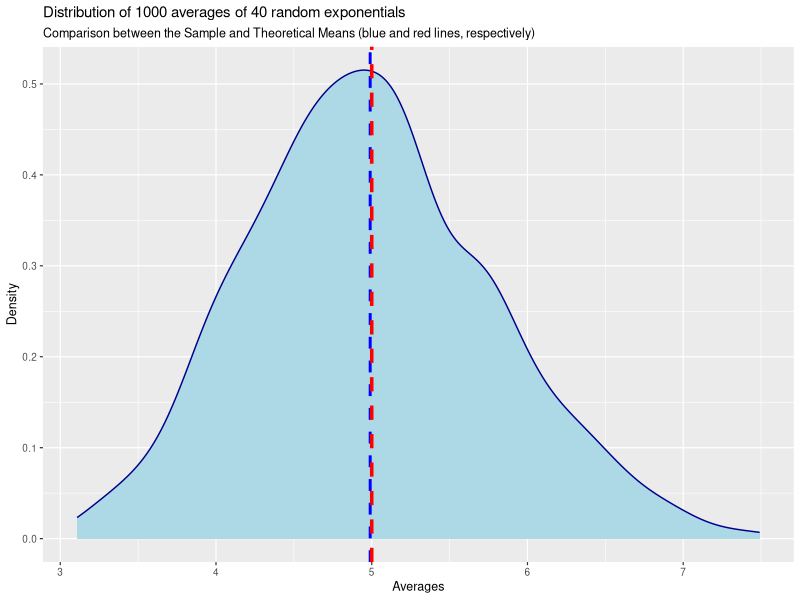
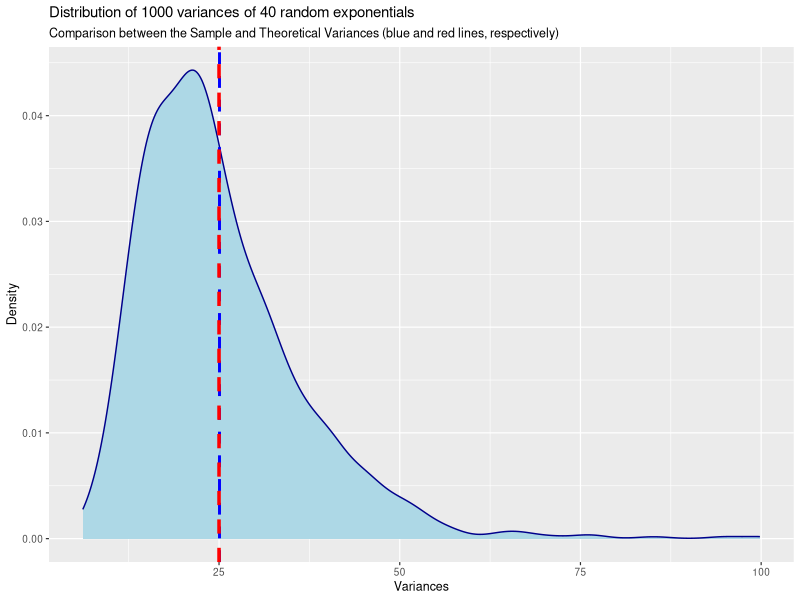
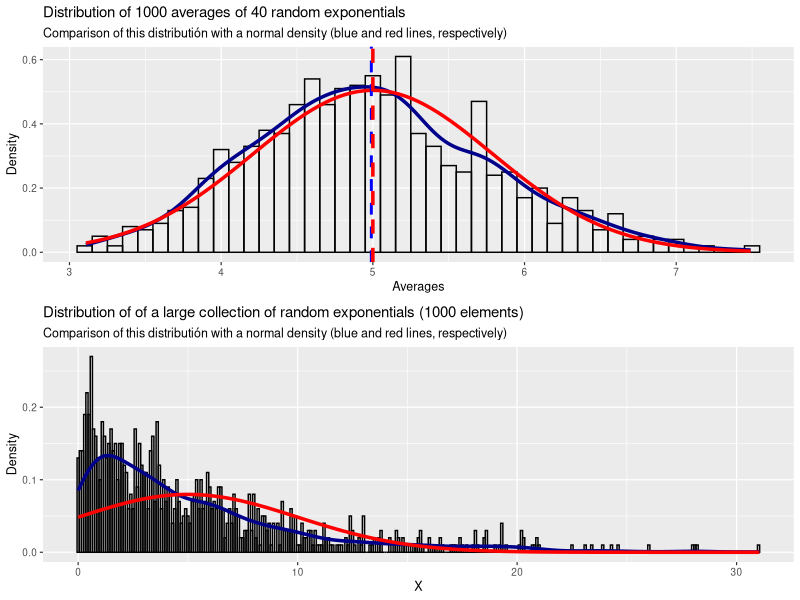

R code for these plots, in order:
## ---- chunk 1
knitr::opts_chunk$set(echo = TRUE)
## ---- chunk 2
library(dplyr)
library(ggplot2)
library(gridExtra)
## ---- chunk 3
sim_number <- 1000 # number of simulations
elem_number <- 40 # Number of elements in each exponential distribution
rate_parameter <- 0.2 # Rate parameter
set.seed(1) # 
averages = NULL
variances = NULL
for (i in 1 : sim_number) averages = c(averages, mean(rexp(n=elem_number, rate = rate_parameter)))
set.seed(1) # 
for (i in 1 : sim_number)  variances = c(variances, var(rexp(n=elem_number, rate = rate_parameter)))
## ---- chunk 4
head(averages)
head(variances)
length(averages)
length(variances)
## ---- chunk 5
set.seed(2)
large_collection <-  rexp(n=sim_number, rate = 0.2)
## ---- chunk 6
head(large_collection)
length(large_collection)
## ---- chunk 7
smean <- mean(averages) # the sample mean
tmean <- 1/rate_parameter # 1/lambda is mean in this kind of distribution
print(paste("The sample mean:", smean, "|", "The Theoretical Mean (1/lambda):", tmean))
## ---- chunk 8
theme_set(theme_gray(base_size = 9))
ggplot(as.data.frame(averages), aes(x = averages)) + geom_density(color="darkblue", fill="lightblue")+geom_vline(aes(xintercept=mean(averages)), color="blue", linetype="dashed", size=1)+geom_vline(aes(xintercept=tmean), color="red", linetype="dashed", size=1.2)+ labs(title = "Distribution of 1000 averages of 40 random exponentials",subtitle = "Comparison between the Sample and Theoretical Means (blue and red lines, respectively)") + labs(x="Averages", y= "Density")
## ---- chunk 9
svariance <- (mean(variances)) # the sample variance
tvariance <- 1/(rate_parameter^2) # 1/(lambda^2) is variance in this kind of distribution
print(paste("The mean of variances:", mean(variances), "|", "The Theoretical variance (1/lambda^2):", tvariance))
## ---- chunk 10
theme_set(theme_gray(base_size = 9))
ggplot(as.data.frame(variances), aes(x = variances)) + geom_density(color="darkblue", fill="lightblue")+geom_vline(aes(xintercept=svariance), color="blue", linetype="dashed", size=1)+geom_vline(aes(xintercept=tvariance), color="red", linetype="dashed", size=1.2)+ labs(title = "Distribution of 1000 variances of 40 random exponentials",subtitle = "Comparison between the Sample and Theoretical Variances (blue and red lines, respectively)") + labs(x="Variances", y= "Density")
## ---- chunk 11
theme_set(theme_gray(base_size = 9))

plot1<- ggplot(as.data.frame(averages), aes(x = averages)) + geom_histogram(aes(y=..density..), colour="black", fill="white", alpha = .10, binwidth=0.1)+ geom_density(color="darkblue", size=1.2)+ stat_function(fun = dnorm, args = list(mean = 5, sd = 5/sqrt(40)), size=1.2, color="red") +  geom_vline(aes(xintercept=mean(averages)), color="blue", linetype="dashed",size=1)+geom_vline(aes(xintercept=tmean), color="red", linetype="dashed", size=1.2)+ labs(title = "Distribution of 1000 averages of 40 random exponentials",subtitle = "Comparison of this distributión with a normal density (blue and red lines, respectively)") + labs(x="Averages", y= "Density")

plot2<- ggplot(as.data.frame(large_collection), aes(x = large_collection)) + geom_histogram(aes(y=..density..), colour="black", fill="white", alpha = .10, binwidth=0.1 ) + geom_density(color="darkblue", size=1.2)+ stat_function(fun = dnorm, args = list(mean = 5, sd = 5/sqrt(1)), size=1.2, color="red") + labs(title = "Distribution of of a large collection of random exponentials (1000 elements)",subtitle = "Comparison of this distributión with a normal density (blue and red lines, respectively)") + labs(x="X", y= "Density")

grid.arrange(plot1, plot2, nrow = 2)
